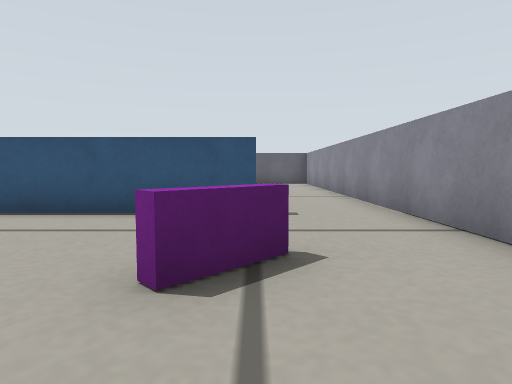
[1] (above)

16 first-person views from a walk through a Gazebo world. The camera is 0.15 m above the floor, tilts 4° down and sees 75° across. The floor is counted in squares, 0.2 m on a side. Each view is taken from the middle of a square. On the plan, view 1 faces up. The plan holds only what a view shows up to about 11 squares ahead; the rest is blank.

[2]
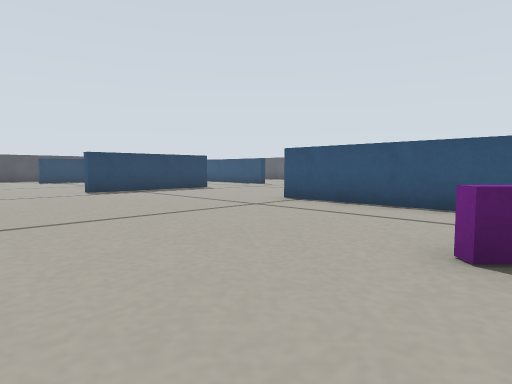

[3]
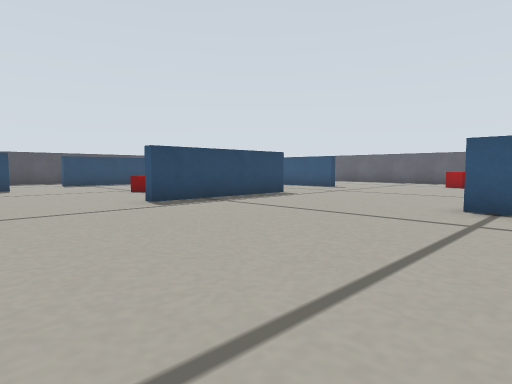

[4]
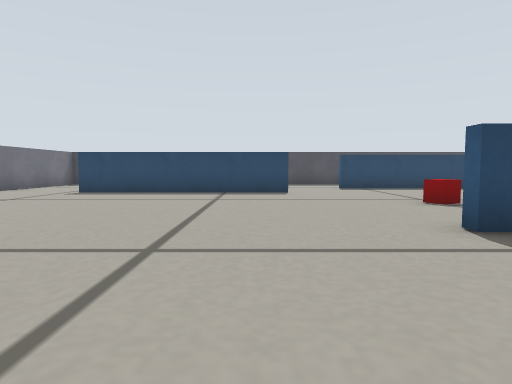

[5]
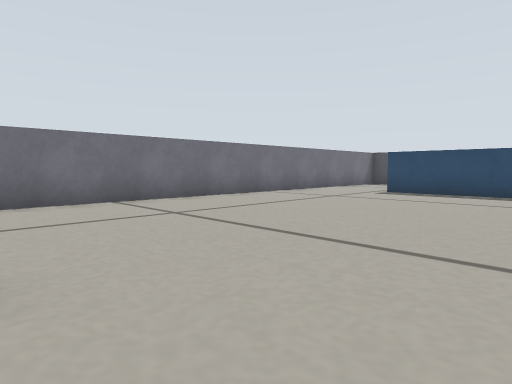

[6]
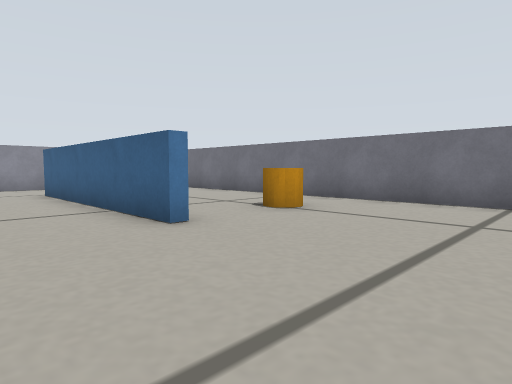

[7]
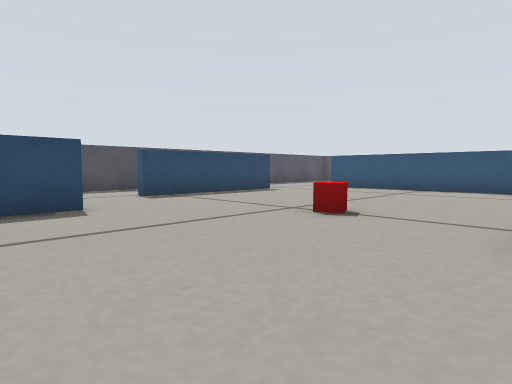

[8]
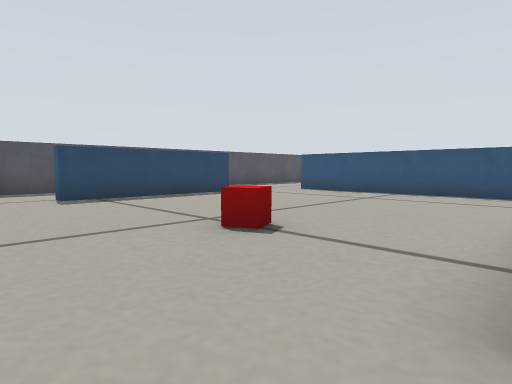

[9]
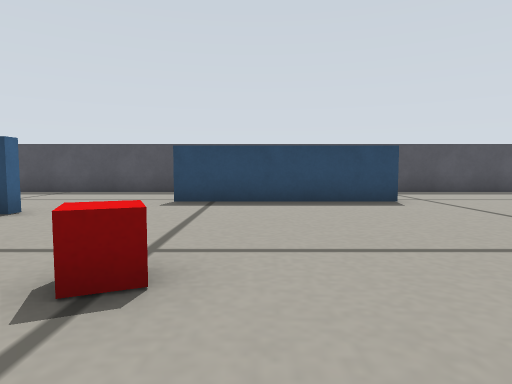

[10]
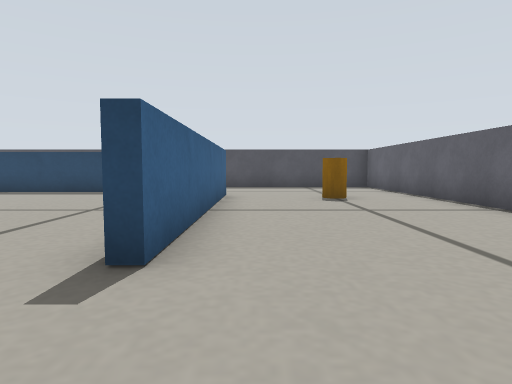

[11]
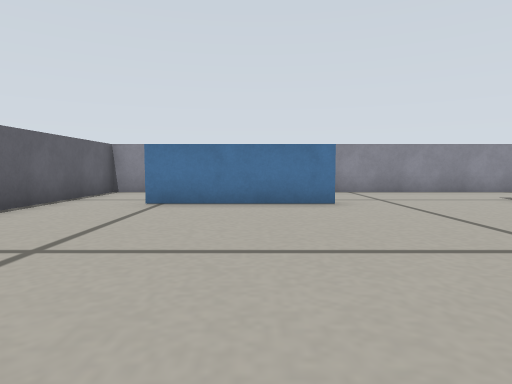

[12]
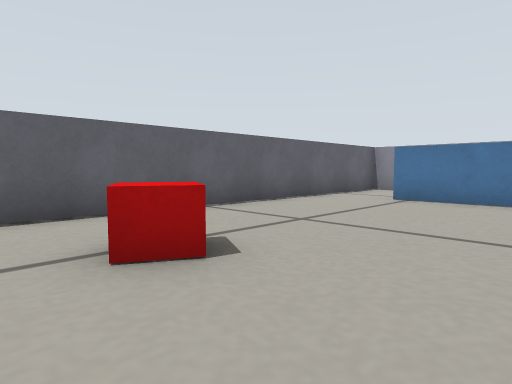

[13]
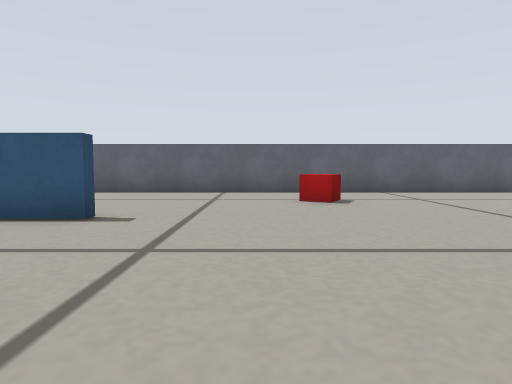

[14]
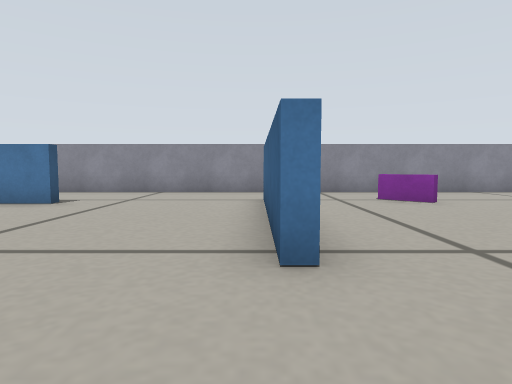

[15]
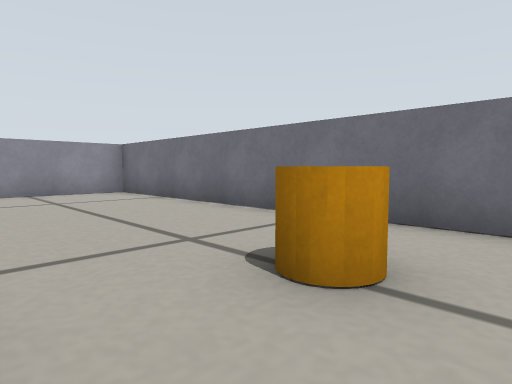

[16]
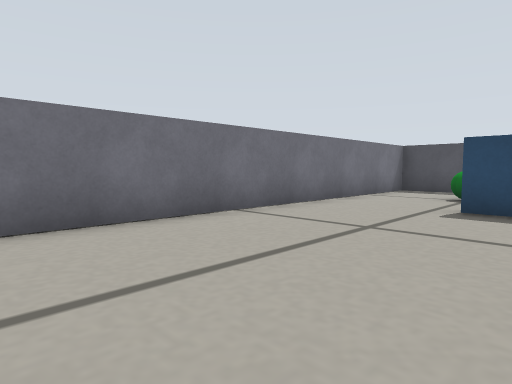

### Floor plan
Points are (right, up) in squares from view 1. A wall is a line through its corners. A room is listed if a view was taken in it or the views show most of it. See-through windows are left out.
Room 1 (views 1, 2, 3, 4, 5, 6, 7, 8, 9, 10, 11, 12, 13, 14, 15, 16)
walls: (-10.8, 7.1) (-10.8, 2.6) (-11.3, 2.6); (-5.5, 5.8) (-0.4, 5.8); (-17.8, 1) (-17.4, 1) (-17.4, -5.5); (-7, -3.8) (-7, -3.4) (-0.5, -3.4); (0, 5.5) (-5.5, 5.5); (-19.4, 8.2) (-19.4, 3.1); (-1, 10.2) (-1, 14.4); (-18.5, 11.2) (-11.5, 11.2) (-11.5, 10.9) (-16.8, 10.9); (-22.5, 3.9) (-22.5, -2.5); (2.5, -3.2) (2.5, 12.2); (-22.5, 13.1) (-22.5, 9.4); (-22.5, -6.6) (-22.5, -8.1); (2.5, 15.4) (2.5, 16.5) (-20, 16.5); (-22.2, -8.5) (2.5, -8.5) (2.5, -5.4)
objects: green ball (-20, -6); orange cylinder (-18, 14) to (-17, 14); red box (-14, 4); red box (-8, 13) to (-7, 14); orange cylinder (-7, -6) to (-6, -6); purple box (-1, 2) to (0, 3)

Positions as (right, up) in squares from view 1, and headings:
1: (0, 0), facing up
2: (0, -1), facing up-left
3: (-4, -1), facing up-left
4: (-7, 0), facing left
5: (-7, -1), facing down-left
6: (-11, -1), facing down-right
7: (-11, -1), facing up-left
8: (-11, 1), facing up-left
9: (-12, 5), facing left
10: (-9, 12), facing left
11: (-8, 12), facing right
12: (-9, 11), facing up-right
13: (-9, 6), facing up
14: (-8, 6), facing right
15: (-8, -4), facing down-right
16: (-11, -4), facing down-left
